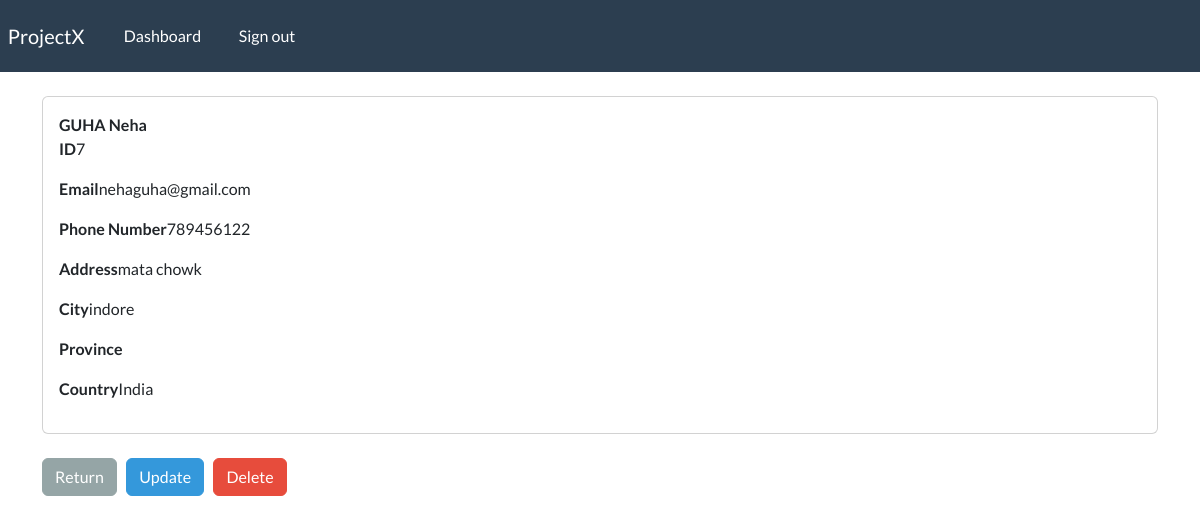
Page /record/7 (signed in) on the committed database.
### webapp/models.py (models this page shows, shortened)
class Records(models.Model):
    creation_date = models.DateTimeField(auto_now_add=True)
    first_name = models.CharField(max_length=100)
    last_name=models.CharField(max_length=100)
    email = models.CharField(max_length=255)
    phone = models.CharField(max_length=20)
    address = models.CharField(max_length=300)
    city=models.CharField(max_length=200)
    province=models.CharField(max_length=200)
    country=models.CharField(max_length=125)

### webapp/views.py (the view)
# urls.py: path('record/<int:pk>',views.singular_record,name='record'),
@login_required(login_url='my-login')
def singular_record(request,pk):
    all_records = Records.objects.get(id=pk)
    context={'record': all_records}
    return render(request,'webapp/view-record.html', context= context)

### webapp/templates/webapp/view-record.html (shortened to what this page needs)
{% extends "webapp/base.html" %}
{% block content %}
<div class='card'>
<div class='card-body'>
    <strong>
        {{record.last_name|upper}}
        {{record.first_name}}
    </strong>
    <p><strong>ID</strong>{{record.id}}</p>
    <p><strong>Email</strong>{{record.email}}</p>
    <p><strong>Phone Number</strong>{{record.phone}}</p>
    <p><strong>Address</strong>{{record.address}}</p>
    <p><strong>City</strong>{{record.city}}</p>
    <p><strong>Province</strong>{{record.Province}}</p>
    <p><strong>Country</strong>{{record.country}}</p>
</div>
</div>
<br>
<a href="{% url 'dashboard' %}" class='btn btn-secondary'>Return</a>
<a href="{% url 'update-record' record.id %}" class='btn btn-info'>Update</a>
<a href="{% url 'delete-record' record.id %}" class='btn btn-danger'>Delete</a>
{% endblock %}

### rows in the picture
Records: last_name "GUHA", first_name "Neha", id "7", email "nehaguha@gmail.com", phone "789456122", address "mata chowk", city "indore", country "India"
